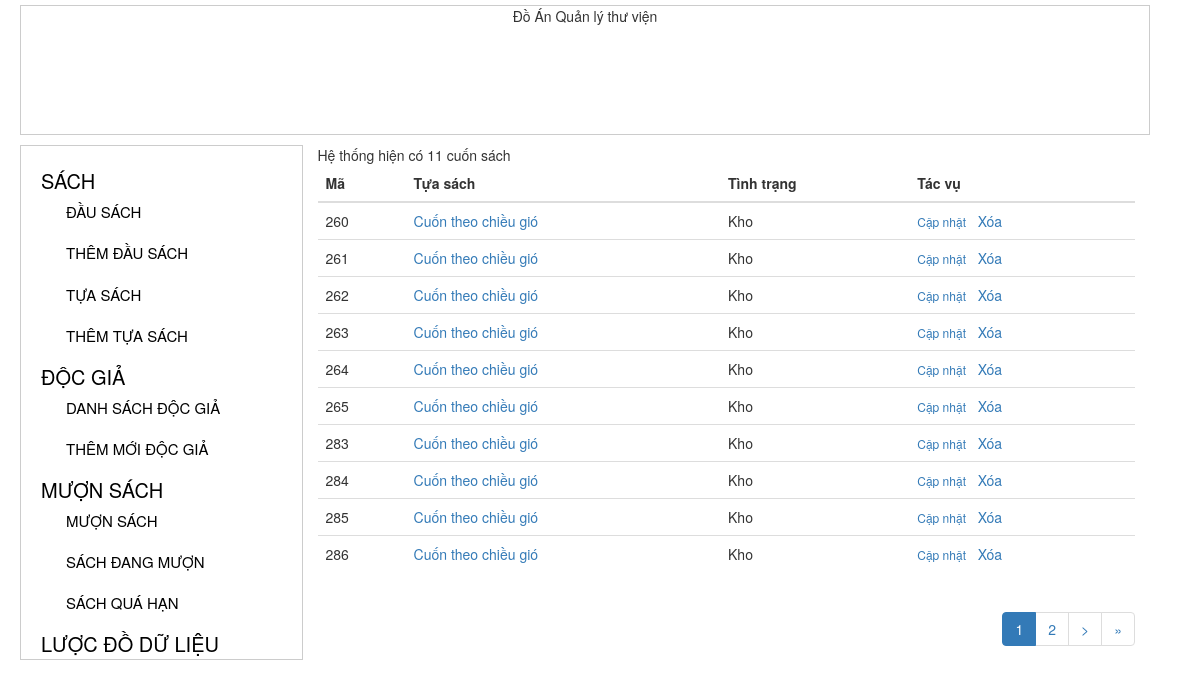
The page /index.php?act=list_sach_by_isbn&isbn=24 on the database as committed earlier.
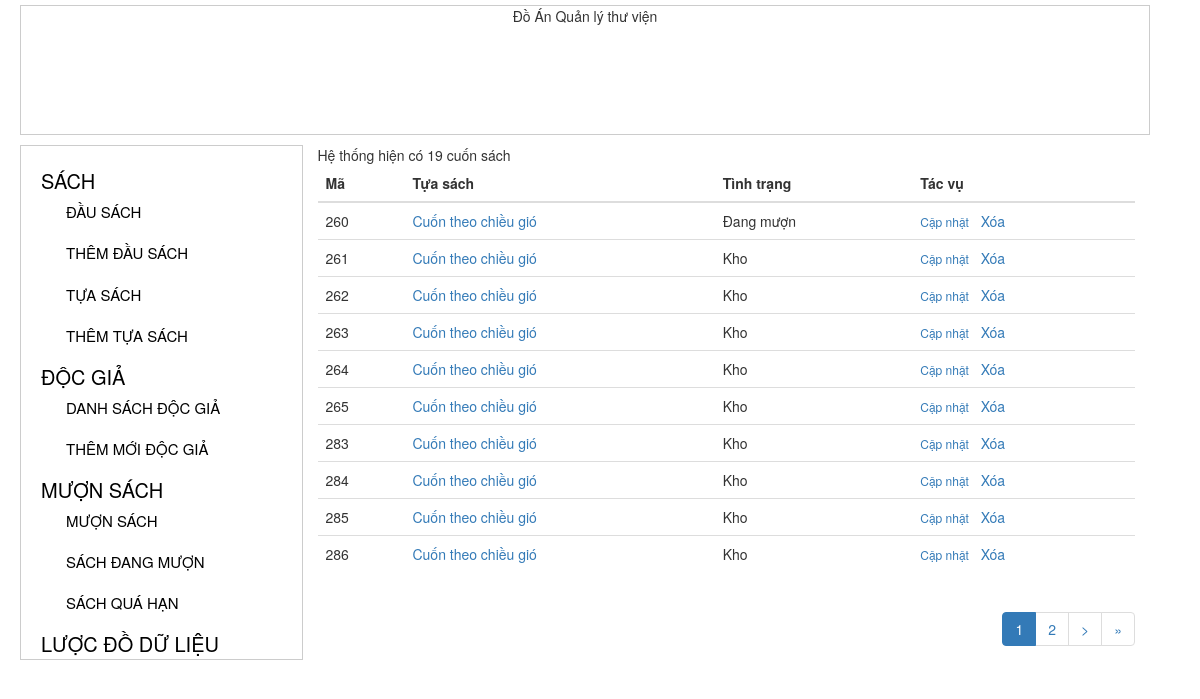
The same page on the database as committed later.
### tables this page shows
CREATE TABLE `cuonsach` (
  `isbn` int(11) DEFAULT NULL,
  `ma_cuonsach` int(11) NOT NULL,
  `tinhtrang` int(255) NOT NULL
);

CREATE TABLE `dausach` (
  `isbn` int(11) UNSIGNED NOT NULL,
  `ma_tuasach` int(11) NOT NULL,
  `ngonngu` varchar(15) NOT NULL,
  `bia` varchar(255) NOT NULL,
  `trangthai` varchar(1) NOT NULL
);

CREATE TABLE `tuasach` (
  `ma_tuasach` int(11) UNSIGNED NOT NULL,
  `tuasach` varchar(255) NOT NULL,
  `tacgia` varchar(255) NOT NULL,
  `tomtat` text NOT NULL
);

### inc/class_books.php (called while the page is built, shortened)
<?php
Class CuonSach{
	public static function listBookByISBN($select_all = 0,$isbn = 0, $posts_per_age = 10, $current_page = 1) {
		global $conn;
		if($select_all){
			$sql ="SELECT * FROM cuonsach WHERE isbn = '{$isbn}' ";
			$result = $conn->query($sql);
			if ($result && $result->num_rows > 0) {
				return $result;
			}
			return 0;
		} else {
			$offset = $posts_per_age * ($current_page - 1);
			$sql ="SELECT * FROM cuonsach WHERE isbn='{$isbn}' LIMIT {$posts_per_age} OFFSET {$offset}";
			$result = $conn->query($sql);
			if ($result->num_rows > 0) {
				return $result;
			}
			return 0;
		}
	}
}

### inc/class_dau_sach.php (called while the page is built, shortened)
<?php
Class DauSach{
	protected $conn;
	static $instance;
	function __construct() {
		global $conn;
		$this->conn 	= $conn;
		$this->table 	= 'dausach';
	}
	static function getInstance(){
        if(self::$instance !== null){
            return self::$instance;
        }
        self::$instance = new DauSach();
        return self::$instance;
    }
	function getMaTuaSachByISBN($isbn){
		$sql 	= "SELECT ma_tuasach FROM $this->table WHERE isbn = {$isbn}";
		$result = $this->conn->query($sql);
		if ($result &&  $result->num_rows > 0 ) {
			while( $row = $result->fetch_assoc() ) {
				return $row['ma_tuasach'];
			}
		}
		return 0;
	}
	function getTuaSachByISBN($isbn){
		$ma_tuasach = $this->getMaTuaSachByISBN($isbn);
		$tuasach 	=  TuaSach::getInstance();
		return $tuasach->getTitleTuaSach($ma_tuasach);
	}
}

### inc/class_tua_sach.php (called while the page is built, shortened)
<?php
Class TuaSach{
	protected $conn;
	protected $table;
	static $instance;
	function __construct(){
		global $conn;
		$this->conn = $conn;
		$this->table = 'tuasach';
	}
	static function getInstance(){
        if(self::$instance !== null){
            return self::$instance;
        }
        self::$instance = new TuaSach();
        return self::$instance;
    }
	function getTitleTuaSach($ma_tuasach){
		$result = $this->kiemTraTuaSachTonTai($ma_tuasach);
		if( $result ){
			while( $row = $result->fetch_assoc() ) {
				return $row['tuasach'];
			}
		}
		return 0;
	}
	function kiemTraTuaSachTonTai($ma_tuasach){
		$sql ="SELECT * FROM {$this->table} WHERE ma_tuasach = {$ma_tuasach} ";
		$result = $this->conn->query($sql);
		if ($result && $result->num_rows > 0) {
			return $result;
		}
		return 0;
	}
}

### module/list_sach_by_isbn.php (the view, shortened to what this page needs)
<?php
$isbn = isset($_GET['isbn']) ? $_GET['isbn'] : 0;
$total = CuonSach::listBookByISBN($select_all = 1, $isbn);
if( !empty($total) ){
	$url = 'index.php?act=list_sach&';
	$total_record = $total->num_rows;
    $current_page = isset($_GET['page']) ? $_GET['page'] : 1;
    $posts_per_page = 10;
    $max_page = ceil($total_record/$posts_per_page);
	$result = CuonSach::listBookByISBN($select_all = 0, $isbn, $posts_per_page, $current_page );
    echo "Hệ thống hiện có {$total_record} cuốn sách";
	echo '<table class="table ">';
	echo '<thead><tr><th> Mã</th> <th> Tựa sách </th><th> Tình trạng </td> <th> Tác vụ </th> </tr></thead>';
	echo ' <tbody>';
	while( $row = $result->fetch_assoc() ) {
		$isbn 		= $row['isbn'];
		$tinhtrang 	= ($row['tinhtrang'] == 1)  ?  'Kho' :'Đang mượn';
		echo '<tr>';
        echo "<td> " . $row["ma_cuonsach"]. " </td><td> <a class='' href= 'index.php?act=chi_tiet_sach&id=".$row["ma_cuonsach"]."'> " . limit_string( getTuaSachByISBN($isbn),30). "</a> </td><td>". $tinhtrang. "</td>";
        echo "<td><a  class='action'  href='index.php?act=frm_insert_book&id=".$row["ma_cuonsach"]."'>Cập nhật</a> &nbsp; <a href='{$url}page={$current_page}&del={$row["ma_cuonsach"]}' onclick ='return remove_tua_sach()'> Xóa</a>  ";
        echo '</tr>';
    }
    echo '</tbody>';
    echo '</table>';
    echo paginate( $posts_per_page, $current_page, $total_record,  $max_page, $url = 'index.php?act=list_sach');
}

Rows that differ between the two databases and show on the page:
changed cuonsach id 260: tinhtrang "Kho" → "Đang mượn"
Other text that changed with them:
$total_record: "11" → "19"
